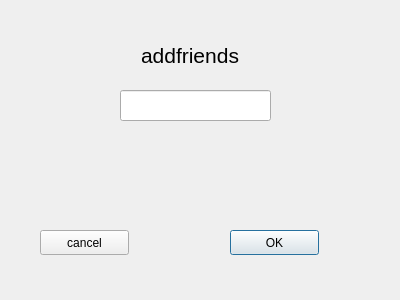
<?xml version="1.0" encoding="UTF-8"?>
<ui version="4.0">
 <class>addfriends</class>
 <widget class="QDialog" name="addfriends">
  <property name="geometry">
   <rect>
    <x>0</x>
    <y>0</y>
    <width>400</width>
    <height>300</height>
   </rect>
  </property>
  <property name="windowTitle">
   <string>Dialog</string>
  </property>
  <widget class="QLabel" name="addfriends_2">
   <property name="geometry">
    <rect>
     <x>70</x>
     <y>40</y>
     <width>240</width>
     <height>30</height>
    </rect>
   </property>
   <property name="font">
    <font>
     <pointsize>16</pointsize>
    </font>
   </property>
   <property name="text">
    <string>addfriends</string>
   </property>
   <property name="alignment">
    <set>Qt::AlignCenter</set>
   </property>
  </widget>
  <widget class="QLineEdit" name="lineEdit">
   <property name="geometry">
    <rect>
     <x>120</x>
     <y>90</y>
     <width>151</width>
     <height>31</height>
    </rect>
   </property>
  </widget>
  <widget class="QPushButton" name="confirm">
   <property name="geometry">
    <rect>
     <x>230</x>
     <y>230</y>
     <width>89</width>
     <height>25</height>
    </rect>
   </property>
   <property name="text">
    <string>OK</string>
   </property>
  </widget>
  <widget class="QPushButton" name="cancel">
   <property name="geometry">
    <rect>
     <x>40</x>
     <y>230</y>
     <width>89</width>
     <height>25</height>
    </rect>
   </property>
   <property name="text">
    <string>cancel</string>
   </property>
  </widget>
 </widget>
 <resources/>
 <connections/>
</ui>
